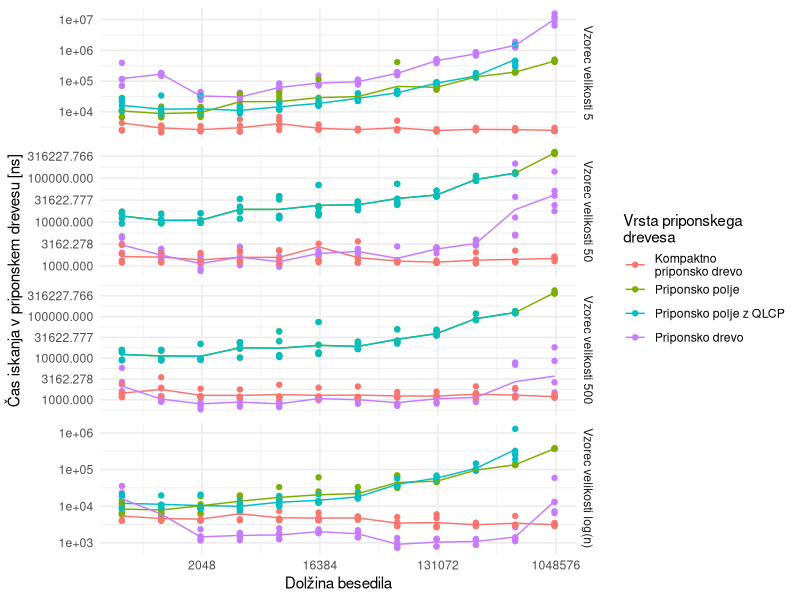
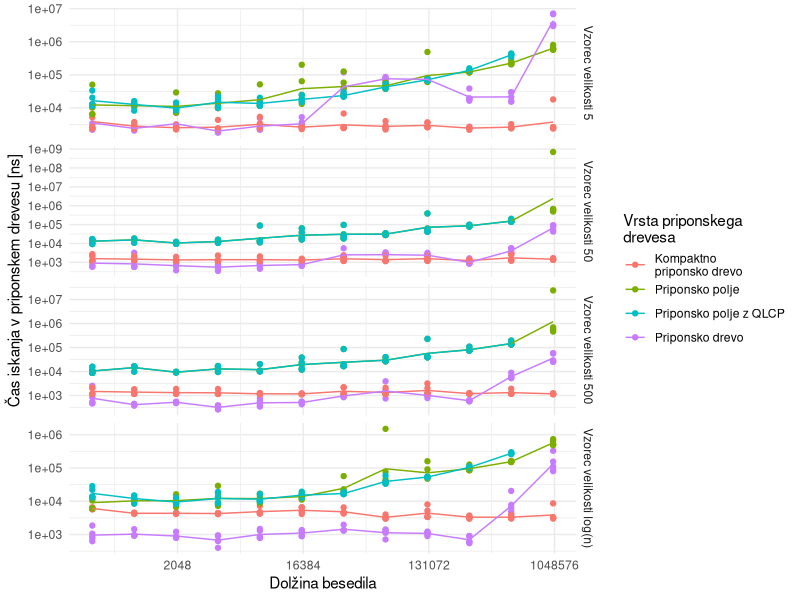
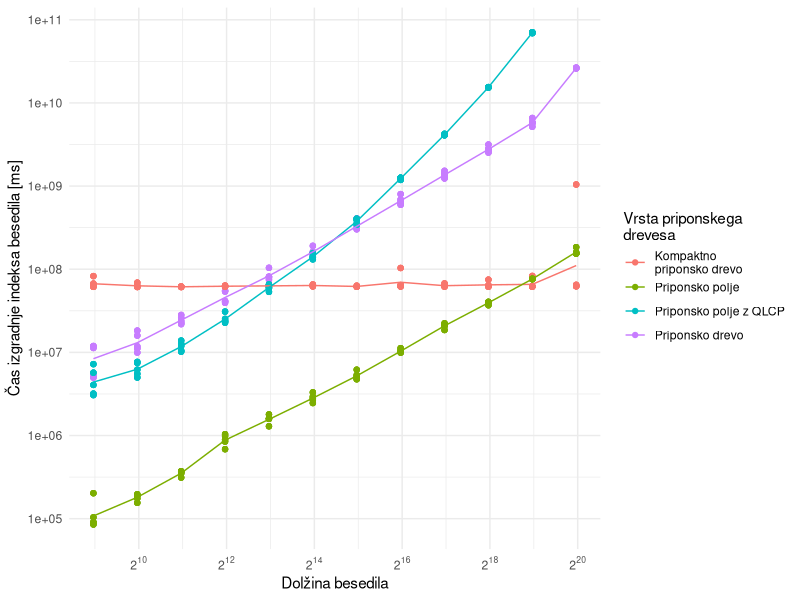
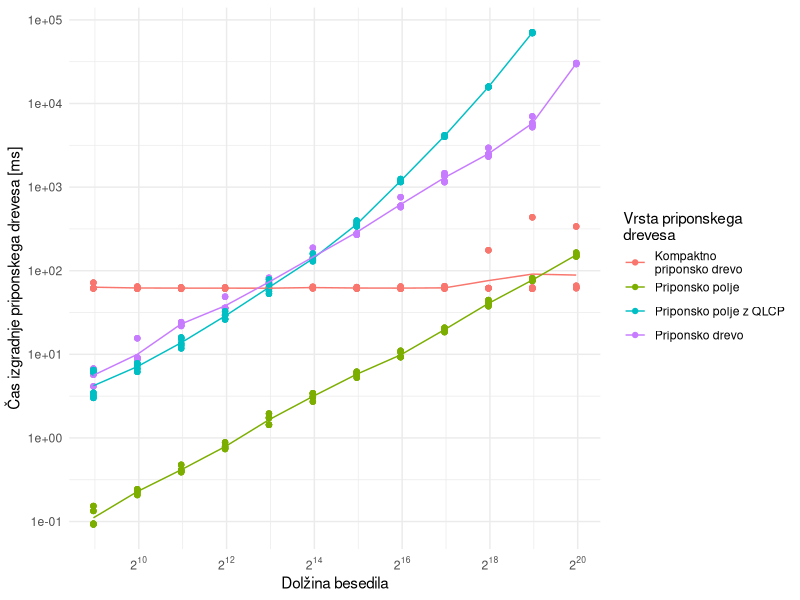
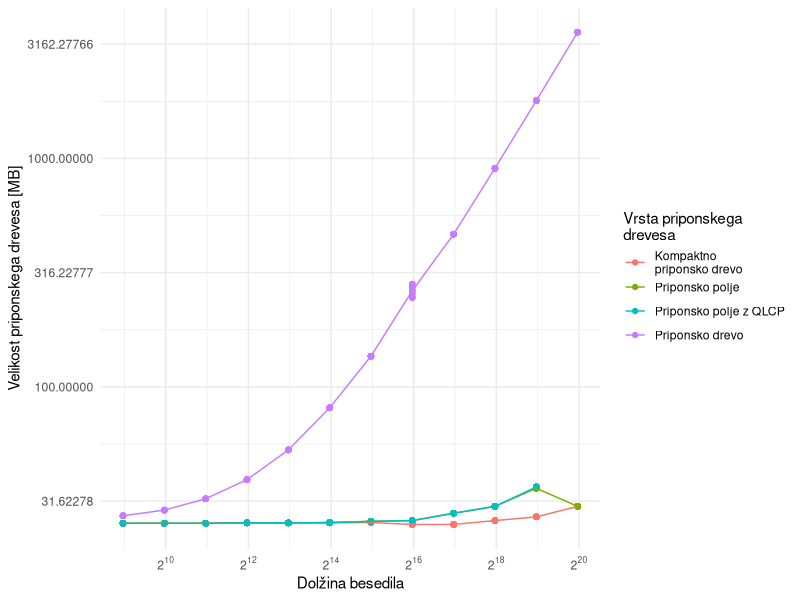
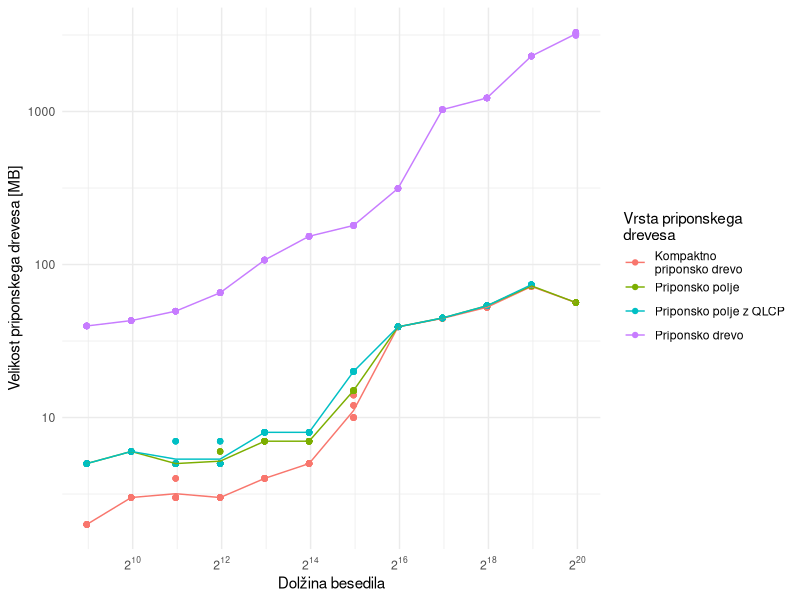
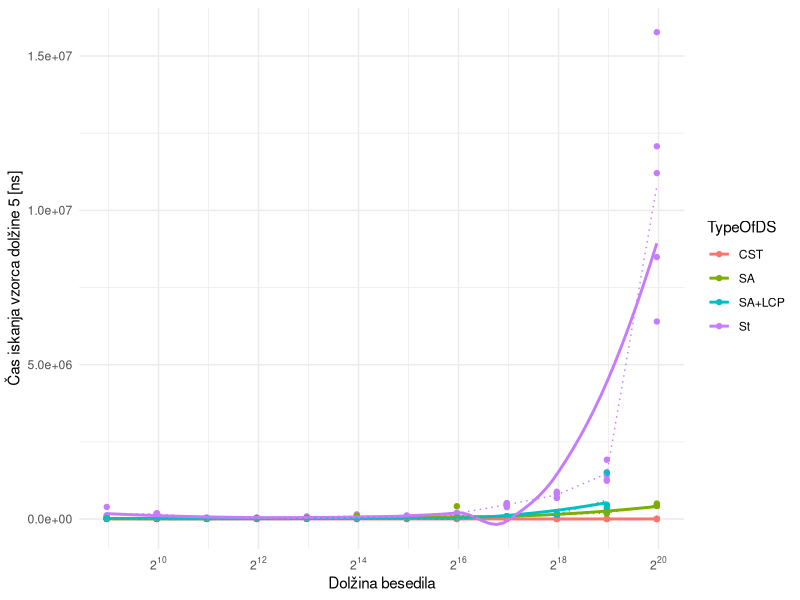
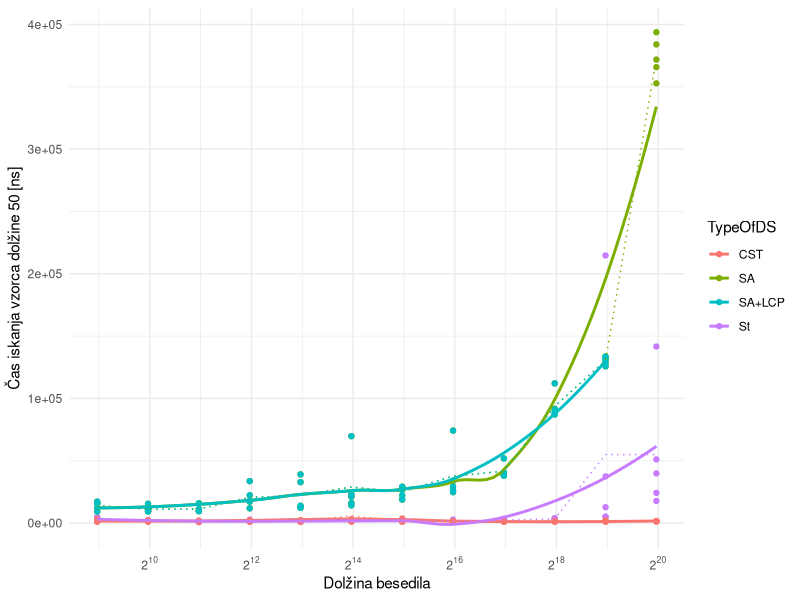

Here is the R script that generated these plots, in order:
library(tidyverse)
library(scales)
library(svglite)
data<- read.csv("rezNovPc.csv")
dataSLO<- read.csv("rezNovPcNaKlancu.csv")
dataTidy <- data %>%  pivot_longer(col=starts_with("tFind"),names_to = "PatternLength", values_to = "TimeFind")
dataTidySLO <- dataSLO %>% pivot_longer(col=starts_with("tFind"),names_to = "PatternLength", values_to = "TimeFind") %>% mutate(Time=Time/1000000)

dataTidySLO  %>% filter(PatternLength=="tFindLog" & TimeFind<200000) %>% group_by(TypeOfDS) %>% summarise(M=(mean(TimeFind))) %>% print(n=100)
dataTidySLO %>% filter(TypeOfDS=="St",PatternLength=="tFindLog") %>% group_by(SizeRun,TypeOfDS) %>% summarise(M=mean(TimeFind)) -> a

a$M/lag(a$M,default = 1) #2x

dataTidySLO %>% filter(TypeOfDS=="CST",PatternLength=="tFindLog") %>% group_by(SizeRun,TypeOfDS) %>% summarise(M=mean(TimeFind)) -> a

a$M/lag(a$M,default = 1) #1x

 dataTidy %>% group_by(SizeRun,TypeOfDS) %>% summarise(M=(mean(Time))) %>% print(n=25)

#Poizvedbe
 
dataTidy %>%ggplot() +
  aes(x = SizeRun, y = TimeFind, colour = TypeOfDS) +
  geom_point() +
  stat_summary(fun=mean,geom = 'line')+
  scale_x_continuous(trans = "log2") +
  theme_minimal() +
  labs(y="Čas iskanja v priponskem drevesu [ns]",x="Dolžina besedila")+
  scale_y_continuous(trans = log10_trans(), breaks = trans_breaks("log10", function(x) 10^x))+
  scale_color_discrete(name = "Vrsta priponskega\ndrevesa", labels= c(CST="Kompaktno\npriponsko drevo", St="Priponsko drevo",SA="Priponsko polje","SA+LCP"="Priponsko polje z QLCP"))+
  facet_grid(scales = "free_y",vars(PatternLength),labeller = as_labeller(c(tFind5="Vzorec velikosti 5", tFind50="Vzorec velikosti 50", tFind500="Vzorec velikosti 500",tFindLog="Vzorec velikosti log(n)")))
ggsave("./Img/IskanjeNovPC.svg",bg = "white", height = 15, width = 25, units = "cm")

dataTidySLO %>%ggplot() +
  aes(x = SizeRun, y = TimeFind, colour = TypeOfDS) +
  geom_point() +
  stat_summary(fun=mean,geom = 'line')+
  scale_x_continuous(trans = "log2") +
  theme_minimal() +
  scale_y_continuous(trans = log10_trans(), breaks = trans_breaks("log10", function(x) 10^x))+
  labs(y="Čas iskanja v priponskem drevesu [ns]",x="Dolžina besedila")+
  scale_color_discrete(name = "Vrsta priponskega\ndrevesa", labels= c(CST="Kompaktno\npriponsko drevo", St="Priponsko drevo",SA="Priponsko polje","SA+LCP"="Priponsko polje z QLCP"))+
  facet_grid(scales = "free_y",vars(PatternLength),labeller = as_labeller(c(tFind5="Vzorec velikosti 5", tFind50="Vzorec velikosti 50", tFind500="Vzorec velikosti 500",tFindLog="Vzorec velikosti log(n)")))
ggsave("./Img/IskanjeNovPCSLO.svg",bg = "white", height = 15, width = 25, units = "cm")



#Izgradnja drevesa
dataTidy%>% ggplot()+
  aes(x=SizeRun,y=Time,color=TypeOfDS)+
  geom_point()+
  stat_summary(fun=mean,geom = 'line')+
  theme_minimal()+
  scale_color_discrete(name = "Vrsta priponskega\ndrevesa", labels= c(CST="Kompaktno\npriponsko drevo", St="Priponsko drevo",SA="Priponsko polje","SA+LCP"="Priponsko polje z QLCP"))+
  #scale_color_manual(values=c("#00BFC4"))+
  scale_x_continuous(trans = log2_trans(), breaks = trans_breaks("log2", function(x) 2^x),
                     labels = trans_format("log2", math_format(2^.x)))+
  scale_y_continuous(trans = log10_trans(), breaks = trans_breaks("log10", function(x) 10^x))+
  labs(y="Čas izgradnje indeksa besedila [ms]",x="Dolžina besedila")
ggsave("./Img/izgradnjaDrecvesaNovPC.svg",bg = "white", height = 10, width = 20, units = "cm")

dataTidySLO %>% ggplot()+
  aes(x=SizeRun,y=Time,color=TypeOfDS)+
  geom_point()+
  #geom_smooth(se=F)+
  stat_summary(fun=mean,geom = 'line')+
  theme_minimal()+
  scale_color_discrete(name = "Vrsta priponskega\ndrevesa", labels= c(CST="Kompaktno\npriponsko drevo", St="Priponsko drevo",SA="Priponsko polje","SA+LCP"="Priponsko polje z QLCP"))+
  #scale_color_manual(values=c("#00BFC4"))+
  scale_x_continuous(trans = log2_trans(), breaks = trans_breaks("log2", function(x) 2^x),
                     labels = trans_format("log2", math_format(2^.x)))+
  scale_y_continuous(trans = log10_trans(), breaks = trans_breaks("log10", function(x) 10^x))+
  labs(y="Čas izgradnje priponskega drevesa [ms]",x="Dolžina besedila")
ggsave("./Img/izgradnjaDrecvesaNovPCSLO.svg",bg = "white", height = 10, width = 20, units = "cm")


# Velikost drevesa

dataTidy %>% ggplot()+
  aes(x=SizeRun,y=SizeInBytes,color=TypeOfDS)+
  geom_point()+
  stat_summary(fun=mean,geom = 'line')+
  theme_minimal()+
  scale_color_discrete(name = "Vrsta priponskega\ndrevesa", labels= c(CST="Kompaktno\npriponsko drevo", St="Priponsko drevo",SA="Priponsko polje","SA+LCP"="Priponsko polje z QLCP"))+
  #scale_color_manual(values=c("#00BFC4"))+
  scale_x_continuous(trans = log2_trans(), breaks = trans_breaks("log2", function(x) 2^x),
                     labels = trans_format("log2", math_format(2^.x)))+
  scale_y_continuous(trans = log10_trans(), breaks = trans_breaks("log10", function(x) 10^x))+
  labs(y="Velikost priponskega drevesa [MB]",x="Dolžina besedila")
ggsave("./Img/velikostDrecvesaNovPC.svg",bg = "white", height = 10, width = 20, units = "cm")

dataTidySLO %>% ggplot()+
  aes(x=SizeRun,y=SizeInBytes,color=TypeOfDS)+
  geom_point()+
  stat_summary(fun=mean,geom = 'line')+
  theme_minimal()+
  scale_color_discrete(name = "Vrsta priponskega\ndrevesa", labels= c(CST="Kompaktno\npriponsko drevo", St="Priponsko drevo",SA="Priponsko polje","SA+LCP"="Priponsko polje z QLCP"))+
  #scale_color_manual(values=c("#00BFC4"))+
  scale_x_continuous(trans = log2_trans(), breaks = trans_breaks("log2", function(x) 2^x),
                     labels = trans_format("log2", math_format(2^.x)))+
  scale_y_continuous(trans = log10_trans(), breaks = trans_breaks("log10", function(x) 10^x))+
  labs(y="Velikost priponskega drevesa [MB]",x="Dolžina besedila")
ggsave("./Img/velikostDrecvesaNovPCSLO.svg",bg = "white", height = 10, width = 20, units = "cm")



#Iskanje vzorca dolžine 5
data %>% ggplot()+
  aes(x=SizeRun,y=tFind5,color=TypeOfDS)+
  geom_point()+
  geom_smooth(se=F)+stat_summary(fun=mean,geom = 'line',linetype = 'dotted')+
  theme_minimal()+   #scale_color_manual(values=c("#00BFC4"))+
  scale_x_continuous(trans = log2_trans(), breaks = trans_breaks("log2", function(x) 2^x),
                     labels = trans_format("log2", math_format(2^.x)))+
  labs(y="Čas iskanja vzorca dolžine 5 [ns]",x="Dolžina besedila")
ggsave("./Img/iskanje5NovPC.png", bg="white")


#Iskanje vzorca dolžine 50

data  %>% ggplot()+
  aes(x=SizeRun,y=tFind50,color=TypeOfDS)+
  geom_point()+
  geom_smooth(se=F)+stat_summary(fun=mean,geom = 'line',linetype = 'dotted')+
  theme_minimal()+   #scale_color_manual(values=c("#00BFC4"))+
  scale_x_continuous(trans = log2_trans(), breaks = trans_breaks("log2", function(x) 2^x),
                     labels = trans_format("log2", math_format(2^.x)))+
  labs(y="Čas iskanja vzorca dolžine 50 [ns]",x="Dolžina besedila")
ggsave("./Img/iskanje50NovPc.png", bg="white")


#Iskanje vzorca dolžine 500

data %>% ggplot()+
  aes(x=SizeRun,y=tFind500,color=TypeOfDS)+
  geom_point()+
  geom_smooth(se=F)+stat_summary(fun=mean,geom = 'line',linetype = 'dotted')+
  theme_minimal()+   #scale_color_manual(values=c("#00BFC4"))+
  scale_x_continuous(trans = log2_trans(), breaks = trans_breaks("log2", function(x) 2^x),
                     labels = trans_format("log2", math_format(2^.x)))+
  labs(y="Čas iskanja vzorca dolžine 500 [ns]",x="Dolžina besedila")
ggsave("./Img/iskanje500NovPc.png", bg="white")

#Iskanje vzorca dolžine logartem besedila

data %>% ggplot()+
  aes(x=SizeRun,y=tFindLog,color=TypeOfDS)+
  geom_point()+
  geom_smooth(se=F)+stat_summary(fun=mean,geom = 'line',linetype = 'dotted')+
  theme_minimal()+   #scale_color_manual(values=c("#00BFC4"))+
  scale_x_continuous(trans = log2_trans(), breaks = trans_breaks("log2", function(x) 2^x),
                     labels = trans_format("log2", math_format(2^.x)))+
  labs(y="Čas iskanja vzorca dolžine log(n) [ns]",x="Dolžina besedila")
ggsave("./Img/iskanjeLogNovPc.png", bg="white")
